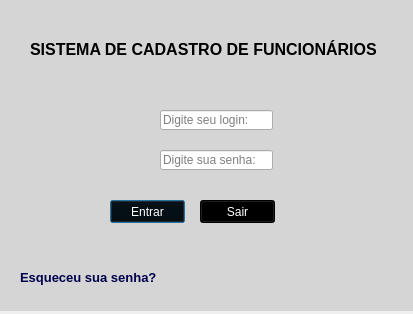
<?xml version="1.0" encoding="UTF-8"?>
<ui version="4.0">
 <class>Dialog</class>
 <widget class="QDialog" name="Dialog">
  <property name="geometry">
   <rect>
    <x>0</x>
    <y>0</y>
    <width>413</width>
    <height>314</height>
   </rect>
  </property>
  <property name="windowTitle">
   <string>Dialog</string>
  </property>
  <widget class="QLabel" name="label">
   <property name="geometry">
    <rect>
     <x>0</x>
     <y>0</y>
     <width>441</width>
     <height>311</height>
    </rect>
   </property>
   <property name="styleSheet">
    <string notr="true">background-color: rgb(213, 213, 213);
color: rgb(255, 255, 255);</string>
   </property>
   <property name="text">
    <string>&lt;html&gt;&lt;head/&gt;&lt;body&gt;&lt;p&gt;&lt;br/&gt;&lt;/p&gt;&lt;/body&gt;&lt;/html&gt;</string>
   </property>
  </widget>
  <widget class="QLabel" name="label_2">
   <property name="geometry">
    <rect>
     <x>100</x>
     <y>100</y>
     <width>71</width>
     <height>31</height>
    </rect>
   </property>
   <property name="styleSheet">
    <string notr="true">image: url(:/img/icons/usericon.png);</string>
   </property>
   <property name="text">
    <string>&lt;html&gt;&lt;head/&gt;&lt;body&gt;&lt;p&gt;&lt;br/&gt;&lt;/p&gt;&lt;/body&gt;&lt;/html&gt;</string>
   </property>
  </widget>
  <widget class="QLabel" name="label_3">
   <property name="geometry">
    <rect>
     <x>110</x>
     <y>140</y>
     <width>47</width>
     <height>31</height>
    </rect>
   </property>
   <property name="styleSheet">
    <string notr="true">image: url(:/img/icons/password-icon-1.png);</string>
   </property>
   <property name="text">
    <string/>
   </property>
  </widget>
  <widget class="QPushButton" name="pushButton">
   <property name="geometry">
    <rect>
     <x>110</x>
     <y>200</y>
     <width>75</width>
     <height>23</height>
    </rect>
   </property>
   <property name="styleSheet">
    <string notr="true">background-color: rgb(0, 0, 0);
color: rgb(255, 255, 255);
font: 75 10pt &quot;Arial&quot;;</string>
   </property>
   <property name="text">
    <string>Entrar</string>
   </property>
  </widget>
  <widget class="QPushButton" name="pushButton_2">
   <property name="geometry">
    <rect>
     <x>200</x>
     <y>200</y>
     <width>75</width>
     <height>23</height>
    </rect>
   </property>
   <property name="styleSheet">
    <string notr="true">background-color: rgb(0, 0, 0);
color: rgb(255, 255, 255);
font: 75 10pt &quot;Arial&quot;;</string>
   </property>
   <property name="text">
    <string>Sair</string>
   </property>
  </widget>
  <widget class="QLabel" name="label_4">
   <property name="geometry">
    <rect>
     <x>20</x>
     <y>270</y>
     <width>171</width>
     <height>16</height>
    </rect>
   </property>
   <property name="text">
    <string>&lt;html&gt;&lt;head/&gt;&lt;body&gt;&lt;p&gt;&lt;span style=&quot; font-size:10pt; font-weight:600; color:#00004c;&quot;&gt;Esqueceu sua senha?&lt;/span&gt;&lt;/p&gt;&lt;/body&gt;&lt;/html&gt;</string>
   </property>
  </widget>
  <widget class="QLineEdit" name="lineEdit">
   <property name="geometry">
    <rect>
     <x>160</x>
     <y>110</y>
     <width>113</width>
     <height>20</height>
    </rect>
   </property>
   <property name="placeholderText">
    <string>Digite seu login:</string>
   </property>
  </widget>
  <widget class="QLineEdit" name="lineEdit_2">
   <property name="geometry">
    <rect>
     <x>160</x>
     <y>150</y>
     <width>113</width>
     <height>20</height>
    </rect>
   </property>
   <property name="echoMode">
    <enum>QLineEdit::Password</enum>
   </property>
   <property name="placeholderText">
    <string>Digite sua senha:</string>
   </property>
  </widget>
  <widget class="QLabel" name="label_5">
   <property name="geometry">
    <rect>
     <x>30</x>
     <y>40</y>
     <width>371</width>
     <height>20</height>
    </rect>
   </property>
   <property name="text">
    <string>&lt;html&gt;&lt;head/&gt;&lt;body&gt;&lt;p&gt;&lt;span style=&quot; font-size:12pt; font-weight:600;&quot;&gt;SISTEMA DE CADASTRO DE FUNCIONÁRIOS&lt;/span&gt;&lt;/p&gt;&lt;/body&gt;&lt;/html&gt;</string>
   </property>
  </widget>
 </widget>
 <resources>
  <include location="img.qrc"/>
 </resources>
 <connections/>
</ui>
